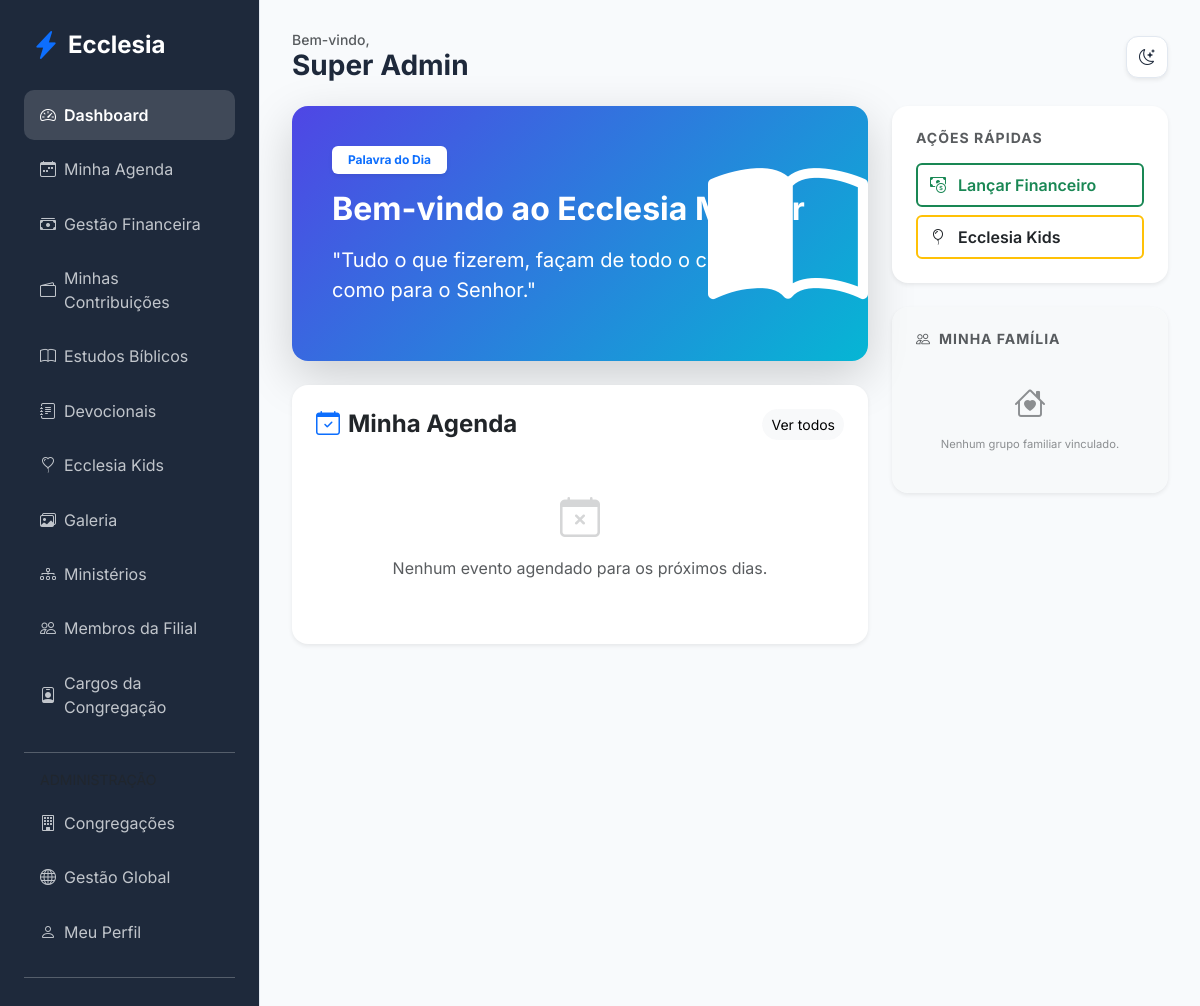
The app's page /members/dashboard (signed in), older data.
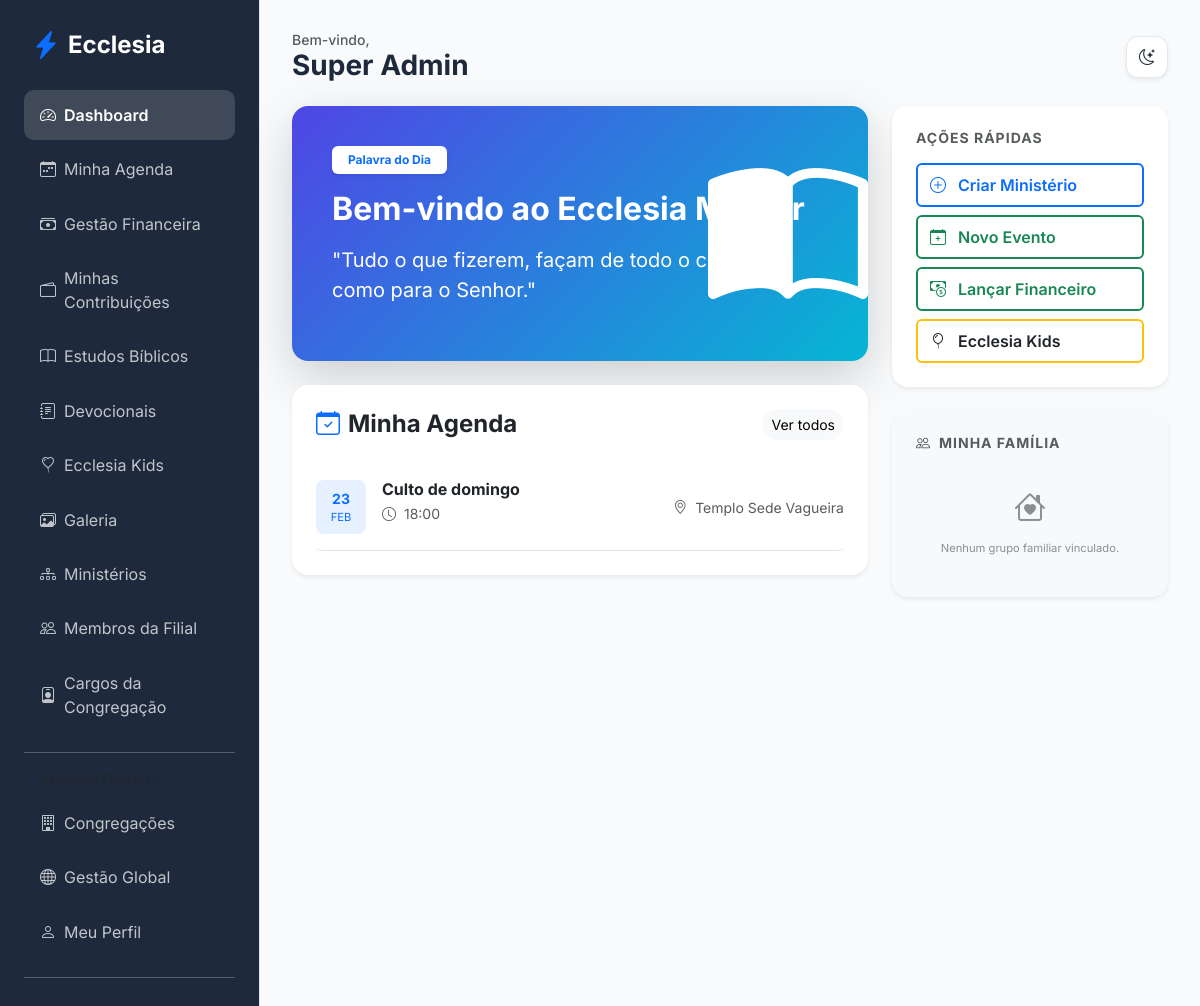
The same page, newer data.
### app/core/models.py (models this page shows, shortened)
class User(db.Model, UserMixin):
    id = db.Column(db.Integer, primary_key=True)
    name = db.Column(db.String(100), nullable=False)
    email = db.Column(db.String(120), unique=True, nullable=False)
    password_hash = db.Column(db.String(128))
    birth_date = db.Column(db.Date)
    gender = db.Column(db.String(20))
    documents = db.Column(db.String(200)) # Flexível para diferentes países
    tax_id = db.Column(db.String(20), nullable=True)  # NIF (PT), CPF/CNPJ (BR), etc.
    address = db.Column(db.Text)
    phone = db.Column(db.String(50))
    profile_photo = db.Column(db.String(255), nullable=True)
    status = db.Column(db.String(20), default='pending') # pending, active, rejected
    is_email_verified = db.Column(db.Boolean, default=False)
    email_verification_token = db.Column(db.String(100), unique=True, nullable=True)
    data_consent = db.Column(db.Boolean, default=False)
    data_consent_date = db.Column(db.DateTime)
    marketing_consent = db.Column(db.Boolean, default=False)
    is_ministry_leader = db.Column(db.Boolean, default=False)
    church_id = db.Column(db.Integer, db.ForeignKey('church.id'))
    family_id = db.Column(db.Integer, db.ForeignKey('family.id'), nullable=True)
    church_role_id = db.Column(db.Integer, db.ForeignKey('church_role.id'), nullable=True)
    ministries = db.relationship('Ministry', secondary=member_ministries, backref=db.backref('members', lazy='dynamic'))
    can_manage_ministries = db.Column(db.Boolean, default=False)
    can_manage_media = db.Column(db.Boolean, default=False)
    can_publish_devotionals = db.Column(db.Boolean, default=False)
    can_approve_members = db.Column(db.Boolean, default=False)
    can_manage_finance = db.Column(db.Boolean, default=False)
    can_manage_kids = db.Column(db.Boolean, default=False)
    can_manage_events = db.Column(db.Boolean, default=False)

class Event(db.Model):
    id = db.Column(db.Integer, primary_key=True)
    title = db.Column(db.String(100), nullable=False)
    description = db.Column(db.Text)
    start_time = db.Column(db.DateTime, nullable=False)
    location = db.Column(db.String(200))
    ministry_id = db.Column(db.Integer, db.ForeignKey('ministry.id'), nullable=True)
    church_id = db.Column(db.Integer, db.ForeignKey('church.id'))
    recurrence = db.Column(db.String(20), default='none')

### app/modules/members/routes.py (the view)
@members_bp.route('/dashboard')
@login_required
def dashboard():
    latest_devotional = Devotional.query.order_by(Devotional.date.desc()).first()
    recent_studies = Study.query.order_by(Study.created_at.desc()).limit(3).all()
    ministry_ids = [m.id for m in current_user.ministries]
    personal_agenda = Event.query.filter(
        (Event.church_id == current_user.church_id) &
        ((Event.ministry_id == None) | (Event.ministry_id.in_(ministry_ids)))
    ).order_by(Event.start_time.asc()).all()
    is_global_admin = current_user.church_role and current_user.church_role.name == 'Administrador Global'
    is_pastor = current_user.church_role and current_user.church_role.name == 'Pastor Líder'
    led_ministries_list = [m for m in current_user.ministries if m.leader_id == current_user.id]
    is_ministry_leader = len(led_ministries_list) > 0
    is_authorized_for_alerts = is_global_admin or is_pastor or is_ministry_leader
    pending_members = []
    if current_user.can_approve_members or is_global_admin or is_pastor:
        if is_global_admin:
            pending_members = User.query.filter_by(status='pending').all()
        else:
            from sqlalchemy import or_
            pending_members = User.query.filter(
                (User.status == 'pending') &
                (or_(User.church_id == current_user.church_id, User.church_id == None))
            ).all()
    birthday_alerts = []
    if is_authorized_for_alerts:
        from datetime import timedelta
        today = datetime.now().date()
        future_limit = today + timedelta(days=10)
        if is_global_admin or is_pastor:
            target_ministries = Ministry.query.filter_by(church_id=current_user.church_id).all()
        else:
            target_ministries = led_ministries_list
        if target_ministries:
            seen_members = set()
            for ministry in target_ministries:
                for member in ministry.members:
                    if member.birth_date and member.id not in seen_members:
                        try:
                            bday_this_year = member.birth_date.replace(year=today.year)
                        except ValueError:
                            bday_this_year = member.birth_date.replace(year=today.year, day=28)
                        if bday_this_year < today:
                            try:
                                bday_this_year = bday_this_year.replace(year=today.year + 1)
                            except ValueError:
                                bday_this_year = bday_this_year.replace(year=today.year + 1, day=28)
                        if today <= bday_this_year <= future_limit:
                            days_until = (bday_this_year - today).days
                            birthday_alerts.append({
                                'name': member.name,
                                'day': member.birth_date.day,
                                'month': member.birth_date.strftime('%m'),
                                'ministry': ministry.name,
                                'is_today': days_until == 0,
                                'days_until': days_until
                            })
                            seen_members.add(member.id)
            birthday_alerts.sort(key=lambda x: x['days_until'])
    return render_template('members/dashboard.html',
                           devotional=latest_devotional,
                           studies=recent_studies,
                           agenda=personal_agenda,
                           pending_members=pending_members,
                           birthday_alerts=birthday_alerts,
                           datetime=datetime)

### app/templates/members/dashboard.html (shortened to what this page needs)
{% extends "base.html" %}
{% block content %}
<div class="row g-4">
    <div class="col-lg-8">
        <div class="card devotional-card border-0 p-4 mb-4 shadow-lg overflow-hidden position-relative">
            <div class="card-body position-relative z-1">
                <span class="badge bg-white text-primary px-3 py-2 mb-3 shadow-sm">Palavra do Dia</span>
                {% if devotional %}
                    <h2 class="fw-bold mb-3 text-white">{{ devotional.title }}</h2>
                    <div class="fs-5 text-white opacity-95 mb-3">{{ devotional.content | safe }}</div>
                    {% if devotional.verse %}
                    <div class="p-3 bg-white bg-opacity-10 rounded-3 border border-white border-opacity-10">
                        <p class="fst-italic mb-0 text-white">"{{ devotional.verse }}"</p>
                    </div>
                    {% endif %}
                    {% if devotional.date != datetime.utcnow().date() %}
                    <div class="mt-3 small text-white opacity-75">
                        <i class="bi bi-info-circle me-1"></i> Devocional de {{ devotional.date.strftime('%d/%m') }}
                    </div>
                    {% endif %}
                {% else %}
                    <h2 class="fw-bold mb-3 text-white">Bem-vindo ao Ecclesia Master</h2>
                    <p class="fs-5 text-white opacity-90">"Tudo o que fizerem, façam de todo o coração, como para o Senhor."</p>
                {% endif %}
            </div>
            <div class="position-absolute bottom-0 end-0 opacity-10 mb-n4 me-n4">
                <i class="bi bi-book-half" style="font-size: 10rem;"></i>
            </div>
        </div>
        <div class="card border-0 shadow-sm p-4 rounded-4">
            <div class="d-flex justify-content-between align-items-center mb-4">
                <h4 class="fw-bold mb-0"><i class="bi bi-calendar-check me-2 text-primary"></i>Minha Agenda</h4>
                <a href="{{ url_for('members.agenda') }}" class="btn btn-light btn-sm rounded-pill">Ver todos</a>
            </div>
            <div class="list-group list-group-flush">
                {% for event in agenda %}
                <div class="list-group-item px-0 py-3 border-0 border-bottom">
                    <div class="d-flex justify-content-between align-items-center">
                        <div class="d-flex align-items-start">
                            <div class="bg-primary bg-opacity-10 text-primary p-2 rounded-3 me-3 text-center" style="min-width: 50px;">
                                <div class="fw-bold small">{{ event.start_time.strftime('%d') }}</div>
                                <div class="extra-small text-uppercase">{{ event.start_time.strftime('%b') }}</div>
                            </div>
                            <div>
                                <h6 class="fw-bold mb-1">{{ event.title }}</h6>
                                <div class="d-flex gap-2 align-items-center">
                                    <small class="text-muted"><i class="bi bi-clock me-1"></i> {{ event.start_time.strftime('%H:%M') }}</small>
                                </div>
                            </div>
                        </div>
                        <div class="text-end d-none d-sm-block">
                            <small class="text-muted"><i class="bi bi-geo-alt me-1"></i> {{ event.location }}</small>
                        </div>
                    </div>
                </div>
                {% else %}
                <div class="text-center py-4">
                    <i class="bi bi-calendar-x text-muted fs-1 opacity-25"></i>
                    <p class="text-muted mt-2">Nenhum evento agendado para os próximos dias.</p>
                </div>
                {% endfor %}
            </div>
        </div>
    </div>
    <div class="col-lg-4">
        <div class="card border-0 shadow-sm p-4 mb-4 rounded-4">
            <h6 class="fw-bold mb-3 text-muted text-uppercase small letter-spacing-1">Ações Rápidas</h6>
            <div class="d-grid gap-2">
                {% if current_user.can_manage_ministries %}
                <a href="{{ url_for('members.add_ministry') }}" class="btn btn-outline-primary text-start border-2 fw-semibold py-2">
                    <i class="bi bi-plus-circle me-2"></i> Criar Ministério
                </a>
                {% endif %}
                {% if current_user.can_manage_events or current_user.can_manage_ministries %}
                <a href="{{ url_for('members.add_general_event') }}" class="btn btn-outline-success text-start border-2 fw-semibold py-2">
                    <i class="bi bi-calendar-plus me-2"></i> Novo Evento
                </a>
                {% endif %}
                {% if current_user.can_manage_finance %}
                <a href="{{ url_for('finance.add_transaction') }}" class="btn btn-outline-success text-start border-2 fw-semibold py-2">
                    <i class="bi bi-cash-coin me-2"></i> Lançar Financeiro
                </a>
                {% endif %}
                <a href="{{ url_for('edification.kids') }}" class="btn btn-outline-warning text-start border-2 fw-semibold py-2 text-dark">
                    <i class="bi bi-balloon me-2"></i> Ecclesia Kids
                </a>
            </div>
        </div>
        <div class="card border-0 shadow-sm p-4 rounded-4 bg-light bg-opacity-50">
            <h6 class="fw-bold mb-3 text-muted text-uppercase small letter-spacing-1"><i class="bi bi-people me-2"></i>Minha Família</h6>
            {% if current_user.family_group %}
                <div class="d-flex flex-wrap gap-2">
                    {% for member in current_user.family_group.users %}
                    <div class="bg-white border rounded-pill px-3 py-1 small shadow-xs">
                        <i class="bi bi-person-circle text-primary me-1"></i> {{ member.name.split(' ')[0] }}
                    </div>
                    {% endfor %}
                </div>
            {% else %}
                <div class="text-center py-3 opacity-50">
                    <i class="bi bi-house-heart fs-2"></i>
                    <p class="extra-small mt-2 mb-0">Nenhum grupo familiar vinculado.</p>
                </div>
            {% endif %}
        </div>
    </div>
</div>
{% endblock %}

### app/templates/base.html (shortened to what this page needs)
<!DOCTYPE html>
<html lang="pt-BR">
<head>
    <link href="https://cdn.jsdelivr.net/npm/bootstrap@5.3.0/dist/css/bootstrap.min.css" rel="stylesheet">
    <link href="https://cdn.jsdelivr.net/npm/bootstrap-icons@1.10.0/font/bootstrap-icons.css" rel="stylesheet">
    <link rel="stylesheet" href="{{ url_for('static', filename='css/premium.css') }}">
</head>
<body>
    {% if current_user.is_authenticated %}
    <div class="sidebar d-none d-lg-block">
        <div class="d-flex align-items-center mb-4 px-2">
            <i class="bi bi-lightning-charge-fill text-primary fs-3 me-2"></i>
            <h4 class="mb-0 fw-bold text-white">Ecclesia</h4>
        </div>
        {% include 'includes/_nav_links.html' %}
    </div>
    {% endif %}
    <div class="main-content {{ 'mx-auto' if not current_user.is_authenticated }}">
        {% if current_user.is_authenticated %}
        <header class="d-flex justify-content-between align-items-center mb-4 d-none d-lg-flex">
            <div>
                <h5 class="text-muted mb-0 small">Bem-vindo,</h5>
                <h3 class="fw-bold mb-0">{{ current_user.name }}</h3>
            </div>
            <div class="theme-toggle shadow-sm" onclick="toggleTheme()">
                <i class="bi bi-moon-stars" id="theme-icon"></i>
            </div>
        </header>
        {% endif %}
        {% block content %}{% endblock %}
    </div>
</body>
</html>

Row changes from the older to the newer data that the page shows:
changed User "Super Admin": can_manage_ministries False → True (drawn); can_manage_events False → True (drawn)
added Event: start_time "23", start_time "FEB", title "Culto de domingo", start_time "18:00", location "Templo Sede Vagueira"
Text that changed along with them:
text no longer shown: "Nenhum evento agendado para os próximos dias."
text now shown: "Criar Ministério Novo Evento"
